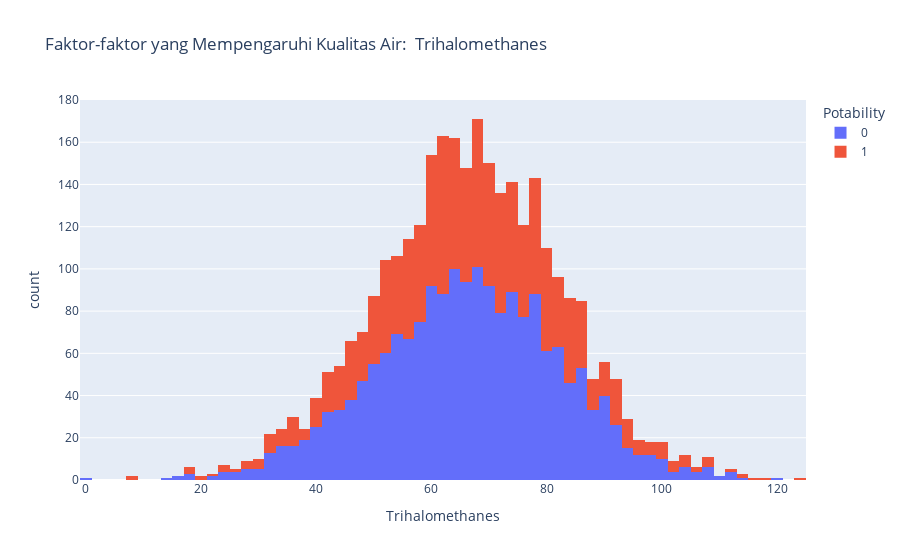

Here is the notebook cell this chart was saved with:
### Code cell
import pandas as pd
import plotly.express as px

# Membaca dataset
dataset_path = r'C:\Users\SODIKAP\Pictures\dataset\water_potability.csv'
df = pd.read_csv(dataset_path)

# Membuat histogram perbandingan variabel dengan potabilitas menggunakan Plotly Express
figure = px.histogram(df, x= "Trihalomethanes",
                      color="Potability",
                      title="Faktor-faktor yang Mempengaruhi Kualitas Air:  Trihalomethanes" )
figure.show()

### Figure 1 — Plotly figure (JSON) as saved in the notebook; plotly's stock layout.template omitted (floating-point values rounded to 4 significant figures; data arrays with more than 128 entries replaced by an {"elided": "..."} marker saying what was removed)
{"data": [{"alignmentgroup": "True", "bingroup": "x", "hovertemplate": "Potability=0<br>Trihalomethanes=%{x}<br>count=%{y}<extra></extra>", "legendgroup": "0", "marker": {"color": "#636efa", "pattern": {"shape": ""}}, "name": "0", "offsetgroup": "0", "orientation": "v", "showlegend": true, "type": "histogram", "x": {"elided": "1998 float values"}, "xaxis": "x", "yaxis": "y"}, {"alignmentgroup": "True", "bingroup": "x", "hovertemplate": "Potability=1<br>Trihalomethanes=%{x}<br>count=%{y}<extra></extra>", "legendgroup": "1", "marker": {"color": "#EF553B", "pattern": {"shape": ""}}, "name": "1", "offsetgroup": "1", "orientation": "v", "showlegend": true, "type": "histogram", "x": {"elided": "1278 float values"}, "xaxis": "x", "yaxis": "y"}], "layout": {"barmode": "relative", "legend": {"title": {"text": "Potability"}, "tracegroupgap": 0}, "title": {"text": "Faktor-faktor yang Mempengaruhi Kualitas Air:  Trihalomethanes"}, "xaxis": {"anchor": "y", "domain": [0, 1], "title": {"text": "Trihalomethanes"}}, "yaxis": {"anchor": "x", "domain": [0, 1], "title": {"text": "count"}}}}
